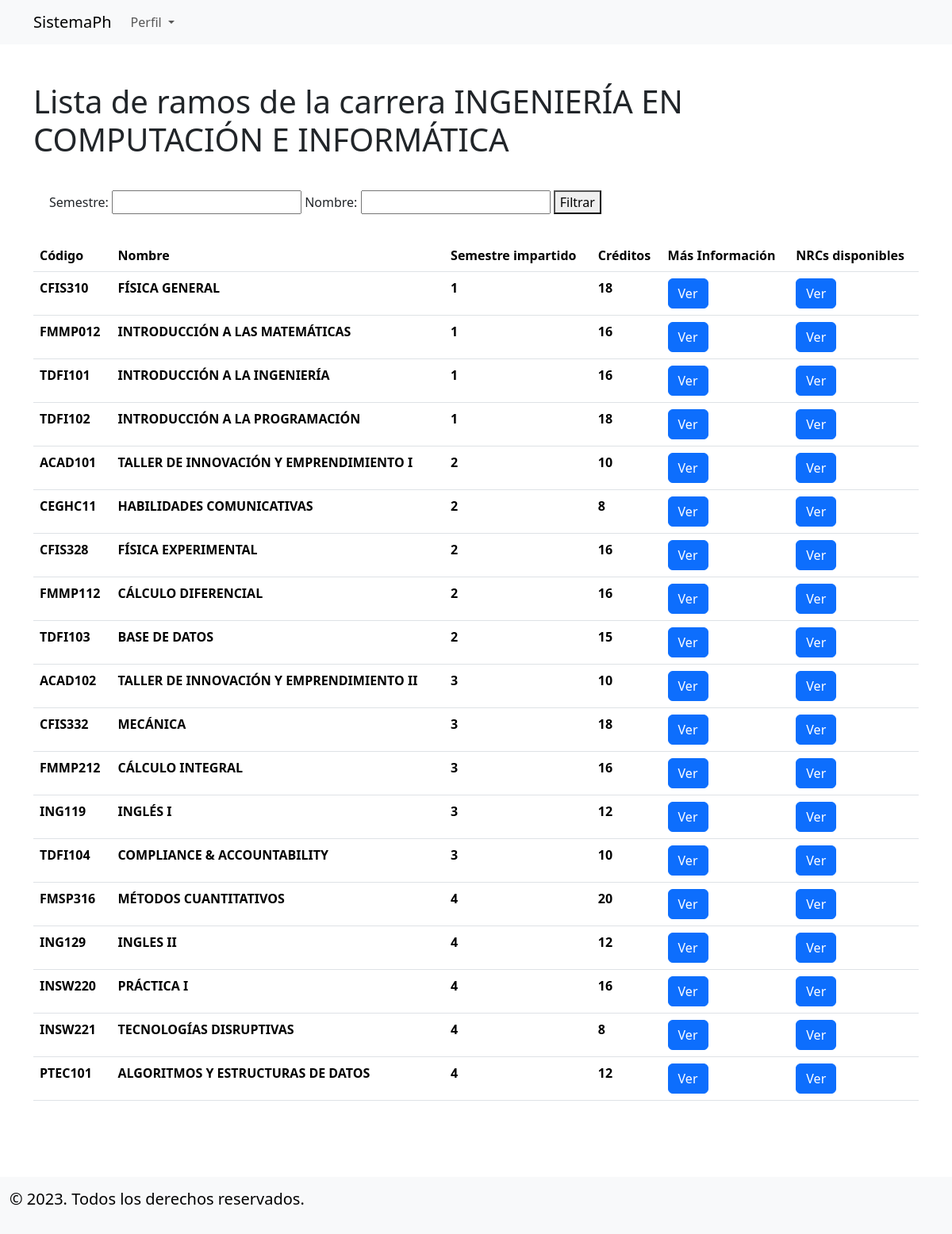
/ramosdecarrera/5/, run on the app's committed database.
### applications/carreras/models.py (models this page shows, shortened)
class Carrera(models.Model):
    nombre = models.CharField(max_length=100)
    semestres_totales = models.PositiveIntegerField()
    class Meta:
        verbose_name = 'Carrera'
        verbose_name_plural = 'Carreras'

class Ramo(models.Model):
    nrcs = models.ManyToManyField(to='horarios.NRC', blank=True)
    nombre = models.CharField(max_length=100,blank=True)
    creditos = models.PositiveIntegerField(blank=True)
    profesores = models.ManyToManyField(to='profesores.Profesor' ,blank=True, related_name='ramos')
    carreras = models.ManyToManyField('Carrera', blank=True, related_name='ramos')
    codigo = models.CharField(max_length=8, blank=True, null=True,unique=True)
    prerrequisito = models.ManyToManyField('self',blank=True)
    correquisito = models.ManyToManyField('self',blank=True)
    semestre = models.IntegerField(blank=True, null=True)
    class Meta:
        verbose_name = 'Ramo'
        verbose_name_plural = 'Ramos'

### applications/carreras/views.py (the view)
# urls.py: path('ramosdecarrera/<pk>/',RamosdeCarrera.as_view(),name='lista_ramos_carrera'),
class RamosdeCarrera(DetailView):
    model = Carrera
    template_name = "ramos_de_carrera.html"
    context_object_name = "carrera"
    def get_context_data(self, **kwargs):
        context = super(RamosdeCarrera, self).get_context_data(**kwargs)
        semestre = self.request.GET.get('semestre')
        nombre = self.request.GET.get('nombre')
        ramos = Ramo.objects.filter(carreras=self.object).order_by('semestre')
        if semestre:
            ramos = ramos.filter(semestre=semestre)
        if nombre:
            ramos = ramos.filter(nombre__icontains=nombre)
        context['ramos'] = ramos
        return context

### applications/carreras/templates/ramos_de_carrera.html (shortened to what this page needs)
{% extends 'base.html' %}
{% block content %}
<div class="container" style="padding-top: 3rem;">
    <div class="row">
        <div class="col-12">
            <h1>Lista de ramos de la carrera {{carrera.nombre}} </h1>
        </div>
        <div class="container" style="padding: 2rem;">
            <form method="get" action="">
                Semestre: <input type="text" name="semestre" value="{{ request.GET.semestre }}">
                Nombre: <input type="text" name="nombre" value="{{ request.GET.nombre }}">
                <button type="submit">Filtrar</button>
            </form>
        </div>
    </div>
        <table class="table table-hover">
            <thead>
                <tr>
                    <th scope="col">Código</th>
                    <th scope="col">Nombre</th>
                    <th scope="col">Semestre impartido</th>
                    <th scope="col">Créditos</th>
                    <th scope="col">Más Información</th>
                    <th scope="col">NRCs disponibles</th>
                </tr>
            </thead>
            <tbody>
                {% for ramo in ramos %}
                <tr>
                    <th scope="row"> {{ramo.codigo}} </th>
                    <th> {{ramo.nombre}} </th>
                    <th> {{ramo.semestre}} </th>
                    <th> {{ramo.creditos}} </th>
                    <th> <a class="btn btn-primary" href="{% url 'ramo-detalle' ramo.id %}" role="button">Ver</a> </th>
                    <th> <a class="btn btn-primary" href="{% url 'lista_nrcs_ramo' ramo.id %}" role="button">Ver</a> </th>
                </tr>
                {% endfor %}
            </tbody>
        </table>
</div>
{% endblock content %}

### data on the page
Carrera: nombre "INGENIERÍA EN COMPUTACIÓN E INFORMÁTICA"
Ramo: codigo "CFIS310", nombre "FÍSICA GENERAL", semestre "1", creditos "18"
Ramo: codigo "FMMP012", nombre "INTRODUCCIÓN A LAS MATEMÁTICAS", semestre "1", creditos "16"
Ramo: codigo "TDFI101", nombre "INTRODUCCIÓN A LA INGENIERÍA", semestre "1", creditos "16"
Ramo: codigo "TDFI102", nombre "INTRODUCCIÓN A LA PROGRAMACIÓN", semestre "1", creditos "18"
Ramo: codigo "ACAD101", nombre "TALLER DE INNOVACIÓN Y EMPRENDIMIENTO I", semestre "2", creditos "10"
Ramo: codigo "CEGHC11", nombre "HABILIDADES COMUNICATIVAS", semestre "2", creditos "8"
Ramo: codigo "CFIS328", nombre "FÍSICA EXPERIMENTAL", semestre "2", creditos "16"
Ramo: codigo "FMMP112", nombre "CÁLCULO DIFERENCIAL", semestre "2", creditos "16"
Ramo: codigo "TDFI103", nombre "BASE DE DATOS", semestre "2", creditos "15"
Ramo: codigo "ACAD102", nombre "TALLER DE INNOVACIÓN Y EMPRENDIMIENTO II", semestre "3", creditos "10"
Ramo: codigo "CFIS332", nombre "MECÁNICA", semestre "3", creditos "18"
Ramo: codigo "FMMP212", nombre "CÁLCULO INTEGRAL", semestre "3", creditos "16"
Ramo: codigo "ING119", nombre "INGLÉS I", semestre "3", creditos "12"
Ramo: codigo "TDFI104", nombre "COMPLIANCE & ACCOUNTABILITY", semestre "3", creditos "10"
Ramo: codigo "FMSP316", nombre "MÉTODOS CUANTITATIVOS", semestre "4", creditos "20"
Ramo: codigo "ING129", nombre "INGLES II", semestre "4", creditos "12"
Ramo: codigo "INSW220", nombre "PRÁCTICA I", semestre "4", creditos "16"
Ramo: codigo "INSW221", nombre "TECNOLOGÍAS DISRUPTIVAS", semestre "4", creditos "8"
Ramo: codigo "PTEC101", nombre "ALGORITMOS Y ESTRUCTURAS DE DATOS", semestre "4", creditos "12"
